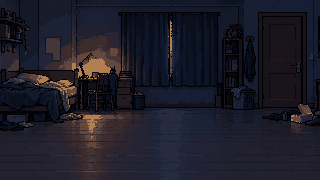
#> input picture library/assets/ck_bedroom_0.png, 320 x 180 px
$ python pixelize.py ../library/assets/ck_bedroom_0.png out.png
#> lines starting #> are read from the running program, lines starting #| are printed output that depends on the picture
"""把 AI 生成的"假像素"图转成真像素精灵。

绿幕抠像 → 按列空隙切分多个角色 → 同一张表用同一缩放（保持相对大小）
→ 每个格子取不透明像素的中位色 → 共享调色板量化 → 输出 RGBA PNG。

用法:
  python pixelize.py sheet.png out_prefix --height 56 --colors 24 [--palette-from a.png b.png] [--ref-height 0]
  --height   该表里"最高的那个人物"在真像素下的高度
  --palette  可传一个已有的调色板 png（.pal.png）以复用同一角色的颜色
"""
import argparse, json, sys
import numpy as np
from PIL import Image


KEY = 'green'


def green_mask(a):
    r, g, b = a[..., 0].astype(int), a[..., 1].astype(int), a[..., 2].astype(int)
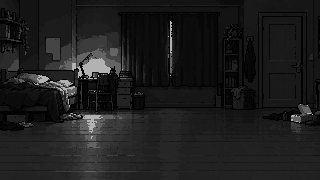
#> r: shape (180, 320) int64; min 0, max 178, mean 29.6
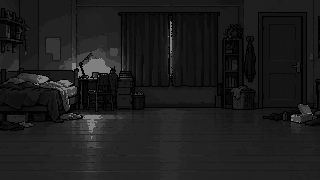
#> g: shape (180, 320) int64; min 0, max 128, mean 28.7
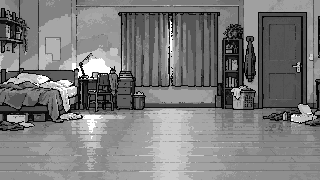
#> b: shape (180, 320) int64; min 2, max 80, mean 39.9; drawn with min black and max white
    if KEY == 'magenta':
        return (np.minimum(r, b) - g > 110) & (r > 170) & (b > 170)
    return (g - np.maximum(r, b) > 60) & (g > 120)
#> returned value: shape (180, 320) bool; every value is 0
#> in main, `fg = np.ones(rgb.shape[:2], bool) if a.no_key else ~green_mask(rgb)`: fg: shape (180, 320) bool; every value is 1


def split_columns(fg, min_gap=6, min_w=10):
#> called with min_gap = 6, min_w = 10
    cols = fg.any(axis=0)
    spans, start, gap = [], None, 0
    for x, on in enumerate(cols):
        if on:
            if start is None:
                start = x
            gap = 0
        elif start is not None:
            gap += 1
            if gap >= min_gap:
                spans.append((start, x - gap + 1)); start = None; gap = 0
#> this loop made 320 passes
#> start on pass 1: 0
#> after the loop, spans = []; start = 0
    if start is not None:
        spans.append((start, len(cols)))
    return [s for s in spans if s[1] - s[0] >= min_w]


def cell_reduce(rgb, fg, cell, cover=0.45):
    """每格取"众数色"（先粗量化到 16 级再统计），比中位数更不会混出脏色。"""
    h, w = fg.shape
    H, W = int(round(h / cell)), int(round(w / cell))
    out = np.zeros((H, W, 4), np.uint8)
    q = (rgb // 16).astype(np.int32)
    key = (q[..., 0] << 8) | (q[..., 1] << 4) | q[..., 2]
    for j in range(H):
        for i in range(W):
            y0, x0 = int(j * cell), int(i * cell)
            y1, x1 = min(h, int((j + 1) * cell)), min(w, int((i + 1) * cell))
            # 只看格子中间 70%，避开 AI 网格漂移造成的边缘混色
            my, mx = int((y1 - y0) * 0.15), int((x1 - x0) * 0.15)
            ys, xs = slice(y0 + my, max(y0 + my + 1, y1 - my)), slice(x0 + mx, max(x0 + mx + 1, x1 - mx))
            m = fg[ys, xs]
            if m.size and m.mean() > cover:
                k = key[ys, xs][m]
                vals, cnt = np.unique(k, return_counts=True)
                best = vals[cnt.argmax()]
                out[j, i, :3] = np.median(rgb[ys, xs][m][k == best], 0)
                out[j, i, 3] = 255
    return out


# [12 lines left out: function kmeans_palette, not called in this run]


def apply_palette(img, pal):
    a = img[..., 3] > 0
    px = img[..., :3][a].astype(int)
    d = ((px[:, None, :] - pal[None].astype(int)) ** 2).sum(-1)
    img = img.copy()
    img[..., :3][a] = pal[d.argmin(1)]
    return img


GRAY_MAX = 222


def is_gray(px):
    mx, mn = px[..., :3].max(-1).astype(int), px[..., :3].min(-1).astype(int)
    return (px[..., 3] > 0) & (mx - mn < 22) & (mx > 120) & (mx < GRAY_MAX)


def is_skin(px):
    r, g, b = [px[..., i].astype(int) for i in range(3)]
    return (px[..., 3] > 0) & (r > 190) & (g > 140) & (g < 220) & (b > 110) & (b < 200) & (r - b > 30)


# [103 lines left out: functions find_stick, repair_stick, repair_stick_at, repair_stick_old, not called in this run]


def main():
    ap = argparse.ArgumentParser()
    ap.add_argument('src'); ap.add_argument('out')
    ap.add_argument('--height', type=int, default=56)
    ap.add_argument('--colors', type=int, default=24)
    ap.add_argument('--palette', default=None)
    ap.add_argument('--single', action='store_true', help='不切分，整张当一个精灵')
    ap.add_argument('--no-key', action='store_true', help='不抠绿幕（背景图）')
    ap.add_argument('--width', type=int, default=0, help='背景图: 目标宽度')
    ap.add_argument('--frames', type=int, default=0, help='按帧数切分（在等分线附近找投影谷底）')
    ap.add_argument('--stick', action='store_true', help='修复竖直伞柄为连续 3px 细杆')
    ap.add_argument('--skip-gray', action='store_true', help='量身高时忽略浅灰低饱和像素（伞柄）')
    ap.add_argument('--gray-max', type=int, default=222)
    ap.add_argument('--key', default='green', choices=['green', 'magenta'])
    a = ap.parse_args()
    global KEY, GRAY_MAX
    KEY = a.key
    GRAY_MAX = a.gray_max

    rgb = np.array(Image.open(a.src).convert('RGB'))
    fg = np.ones(rgb.shape[:2], bool) if a.no_key else ~green_mask(rgb)
    # 去掉孤立噪点行列
    if a.no_key:
        spans = [(0, rgb.shape[1])]
    elif a.single:
        cx = np.where(fg.any(0))[0]; spans = [(cx.min(), cx.max() + 1)]
    else:
        spans = split_columns(fg)
#> spans = [(0, 320)]
    if a.frames:
        cols = fg.sum(0).astype(float)
        nz = np.where(cols > 0)[0]; L, R = nz.min(), nz.max() + 1
        fw = (R - L) / a.frames
        cuts = [L]
        for k in range(1, a.frames):
            c = int(L + k * fw); r = int(fw * 0.3)
            cuts.append(c - r + int(np.argmin(cols[c - r:c + r])))
        cuts.append(R)
        spans = list(zip(cuts[:-1], cuts[1:]))

    boxes = []
    for x0, x1 in spans:
        rows = np.where(fg[:, x0:x1].any(1))[0]
        boxes.append((x0, rows.min(), x1, rows.max() + 1))
#> this loop made 1 pass
#> after the loop, boxes = [(0, 0, 320, 180)]
    if a.no_key and a.width:
        cell = rgb.shape[1] / a.width
    elif a.width:
        cell = (max(b[2] for b in boxes) - min(b[0] for b in boxes)) / a.width
    else:
        mfg = fg
        if a.skip_gray:
            mx, mn = rgb.max(-1).astype(int), rgb.min(-1).astype(int)
            mfg = fg & ~((mx - mn < 22) & (mx > 120) & (mx < 222))
        def body_h(x0, x1):
#> called with x0 = 0, x1 = 320
            cnt = mfg[:, x0:x1].sum(1)
#> cnt = 180 values from 320 to 320
            r = np.where(cnt > 0.22 * cnt.max())[0]
#> r = 180 values from 0 to 179
            return r.max() - r.min() + 1
        tallest = max(body_h(b[0], b[2]) for b in boxes)
#> tallest = 180
        cell = tallest / a.height
#> cell = 3.21
    # 统一脚底基线：所有精灵用同一高度画布，底对齐
    base = max(b[3] for b in boxes)
#> base = 180
    top = min(b[1] for b in boxes)
#> top = 0

    sprites = []
    raw_sticks = []
    for (x0, y0, x1, y1) in boxes:
        sprites.append(cell_reduce(rgb[top:base, x0:x1], fg[top:base, x0:x1], cell))
        if a.stick:
            sub = rgb[top:base, x0:x1].astype(int); f = fg[top:base, x0:x1]
            light = f & (sub.max(-1) - sub.min(-1) < 30) & (sub.max(-1) > 165)
            runs = []
            for x in range(light.shape[1]):
                col = light[:, x]; best = (0, 0); y = 0
                while y < len(col):
                    if col[y]:
                        y0r = y
                        while y < len(col) and col[y]:
                            y += 1
                        if y - y0r > best[0]:
                            best = (y - y0r, y0r)
                    else:
                        y += 1
                runs.append(best)
            mr = max(r[0] for r in runs)
            cols = [x for x, r in enumerate(runs) if r[0] >= 0.7 * mr]
            raw_sticks.append((float(np.mean(cols)) / cell, min(runs[x][1] for x in cols) / cell) if mr > 3 * cell else None)
#> this loop made 1 pass
#> (x0, y0, x1, y1, h in cell_reduce, w in cell_reduce, H in cell_reduce, W in cell_reduce) on pass 1: (0, 0, 320, 180, 180, 320, 56, 100)
#> pass 1, in cell_reduce, `q = (rgb // 16).astype(np.int32)`:
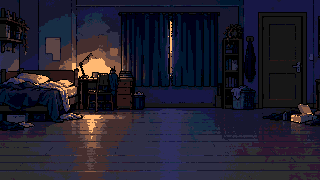
#> q: shape (180, 320, 3) int32; mean of channels 0, 1, 2 1.47, 1.36, 2; drawn with min black and max white
#> pass 1, in cell_reduce, `key = (q[..., 0] << 8) | (q[..., 1] << 4) | q[..., 2]`:
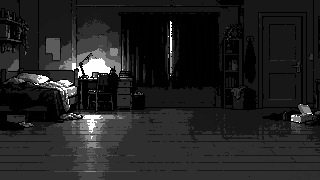
#> key: shape (180, 320) int32; min 0, max 2949, mean 401; drawn with min black and max white
#> after the loop, raw_sticks = []; sprites = 1 item

    if a.palette:
        pal = np.array(Image.open(a.palette).convert('RGB')).reshape(-1, 3)
    else:
        allpx = np.concatenate([s[..., :3][s[..., 3] > 0] for s in sprites])
        if len(allpx) > 40000:
            allpx = allpx[np.random.default_rng(1).choice(len(allpx), 40000, replace=False)]
        side = int(np.ceil(np.sqrt(len(allpx))))
#> side = 75
        tile = np.zeros((side * side, 3), np.uint8); tile[:len(allpx)] = allpx; tile[len(allpx):] = allpx[0]
        qi = Image.fromarray(tile.reshape(side, side, 3)).quantize(a.colors, method=Image.Quantize.MEDIANCUT)
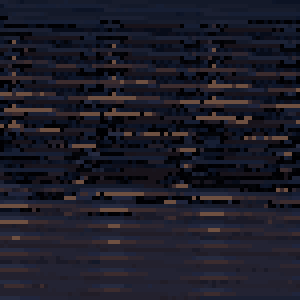
#> qi: PIL image 75x75 P (shown 4 times larger); mean R, G, B 28.2, 27.5, 38.9
        pal = np.array(qi.getpalette()[:a.colors * 3], np.uint8).reshape(-1, 3)
#> pal = 24 rows, first 8: [110, 80, 65], [60, 44, 46], [38, 43, 64], [46, 38, 47], [32, 37, 60], [35, 35, 51], [28, 34, 53], [35, 33, 46]
        Image.fromarray(pal.reshape(1, -1, 3)).save(a.out + '.pal.png')

    meta = []
    for i, s in enumerate(sprites):
        s = apply_palette(s, pal)
        if a.stick and raw_sticks[i]:
            s = repair_stick_at(s, int(round(raw_sticks[i][0] - 0.5)), int(round(raw_sticks[i][1])))
        Image.fromarray(s).save(f'{a.out}_{i}.png')
        al = s[..., 3] > 0
        mx, mn = s[..., :3].max(-1).astype(int), s[..., :3].min(-1).astype(int)
        gray = al & (mx - mn < 22) & (mx > 120) & (mx < GRAY_MAX)
        body = al & ~gray
        cnt = body.sum(1)
        rows = np.where(cnt > 0.22 * cnt.max())[0] if cnt.max() else np.array([0])
        top = rows.min()
        head = body[top:top + 10]
        hx = float(np.where(head.any(0))[0].mean()) if head.any() else s.shape[1] / 2
        m = {'file': f'{a.out.split("/")[-1]}_{i}.png', 'w': s.shape[1], 'h': s.shape[0],
             'headX': round(hx, 1), 'headTop': int(top)}
        if a.stick and raw_sticks[i]:
            m['stickTop'] = [int(round(raw_sticks[i][0] - 0.5)), int(round(raw_sticks[i][1]))]
        elif gray.sum() >= 4:
            gy, gx = np.where(gray)
            t = gy.argmin(); m['stickTop'] = [int(gx[t]), int(gy[t])]
        meta.append(m)
#> this loop made 1 pass
#> (top, hx) on pass 1: (0, 49.5)
#> pass 1, in main, `mx, mn = s[..., :3].max(-1).astype(int), s[..., :3].min(-1).astype(int)`:
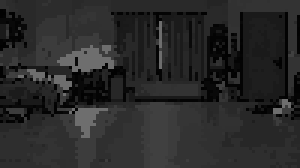
#> mx: shape (56, 100) int64 (shown 3 times larger); min 2, max 110, mean 41.5
#> after the loop: gray: shape (56, 100) bool; every value is 0
#> after the loop, meta = 1 item
    json.dump({'cell': cell, 'sprites': meta}, open(a.out + '.json', 'w'), indent=1)
    print(a.src, 'cell=%.2f' % cell, [(m['w'], m['h']) for m in meta])
#| ../library/assets/ck_bedroom_0.png cell=3.21 [(100, 56)]


if __name__ == '__main__':
    main()
